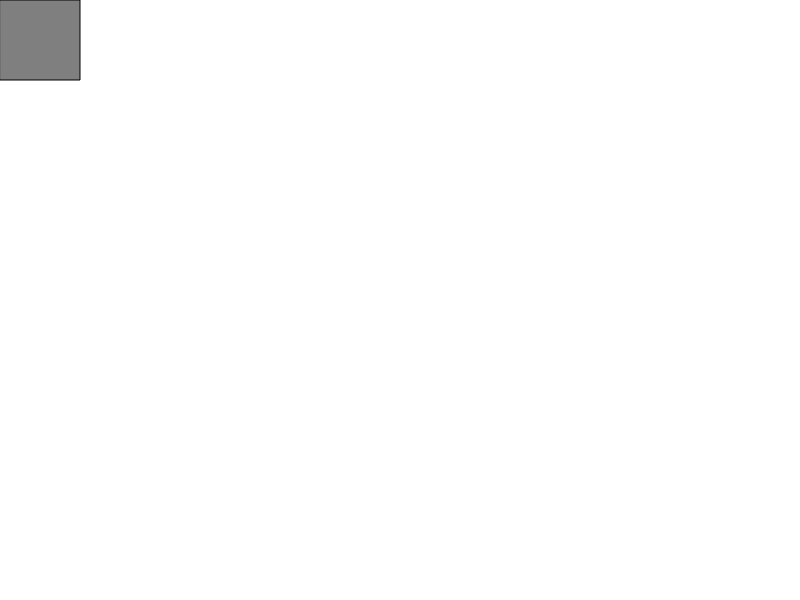
Frame 1 (no input)
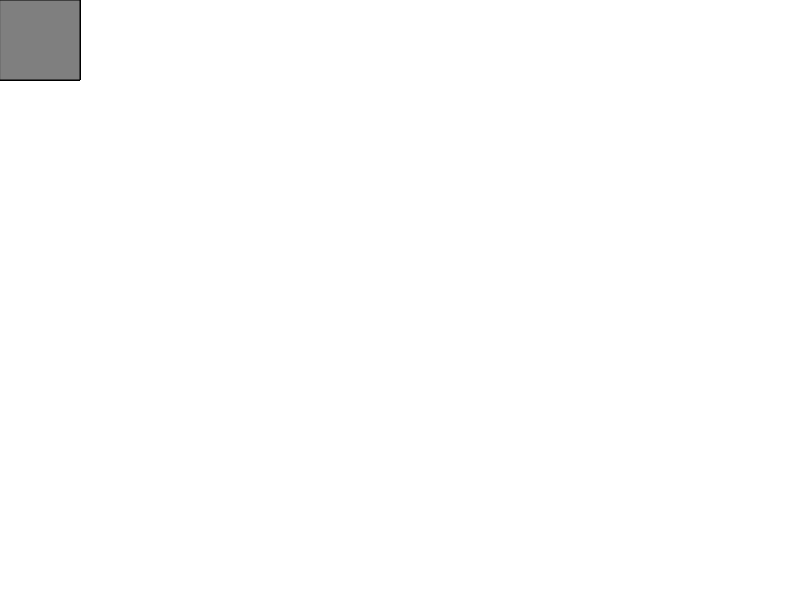
Frame 60 (no input)
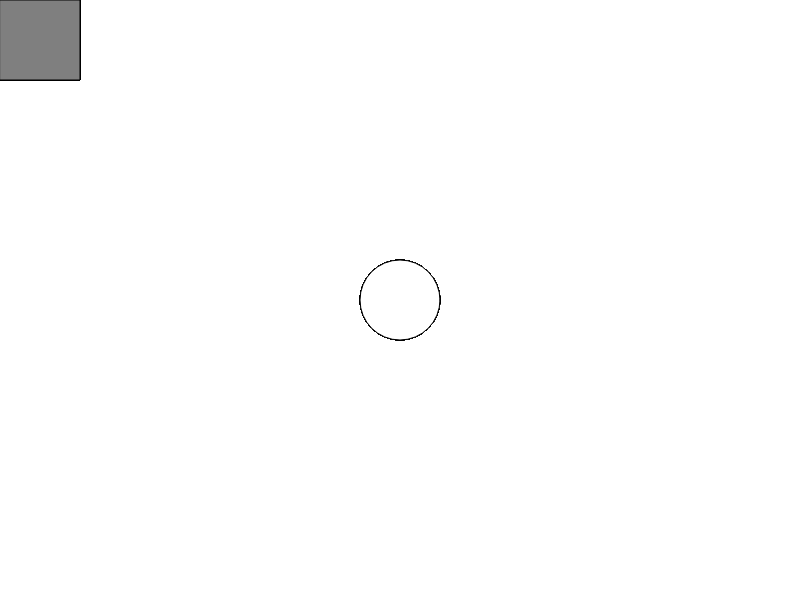
Frame 120 (the mouse pressed at the canvas centre since frame 60)

The p5.js sketch that drew these frames (run headless with seeded random() and noise() and a simulated clock; from frame 60 on, the mouse is pressed at the canvas centre):

// p5.js sketch
// ── sketch.js
function setup() {
  createCanvas(800,600);
}

function draw() {
  if (mouseIsPressed) {
  	fill(255);
  	circle(mouseX, mouseY, 80);
  } else {
  	fill(127);
    square(mouseX, mouseY, 80);
}
  
}
